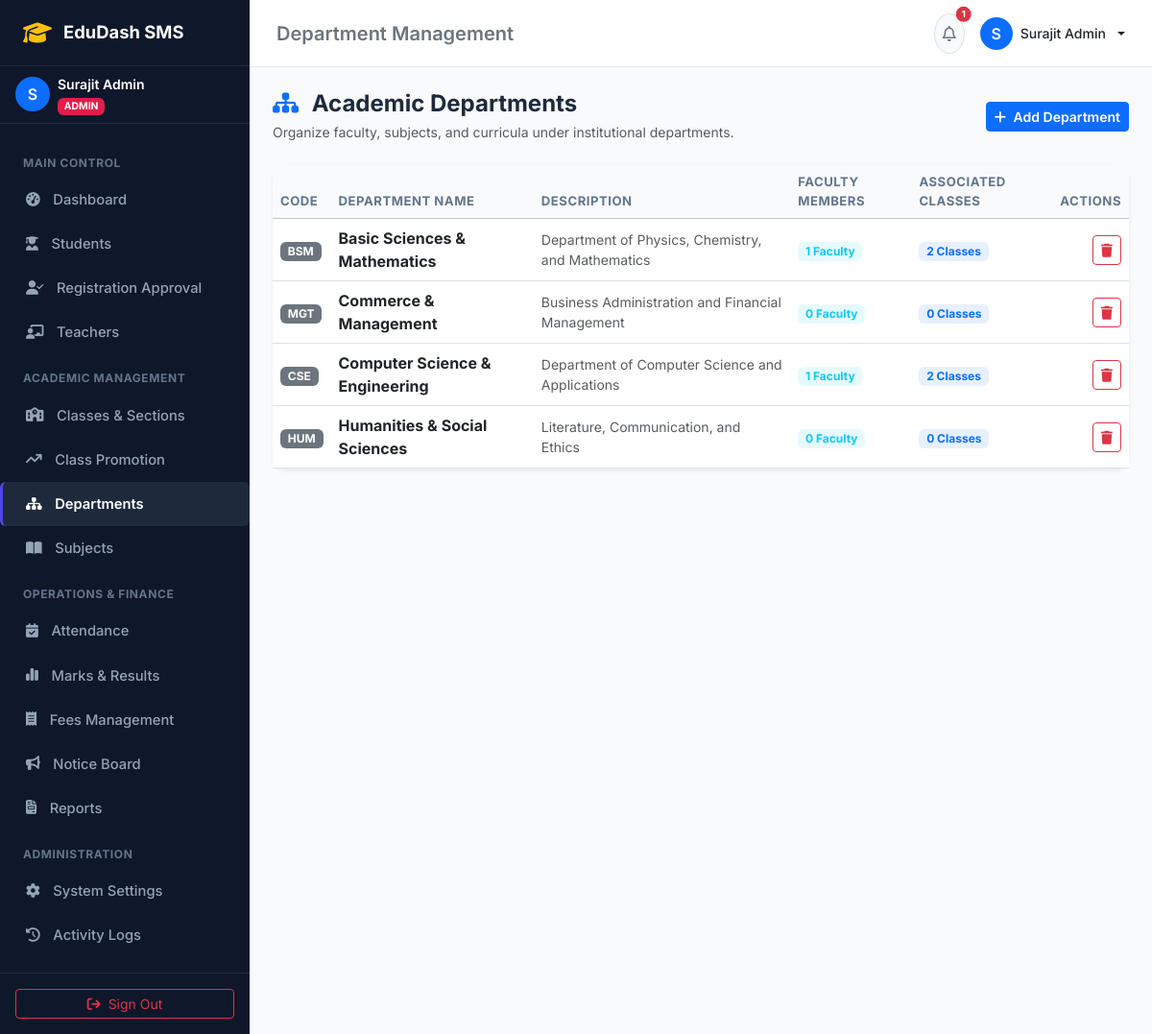
Screenshot of /departments.php (signed in) with the database file from the repository.
### tables this page shows
CREATE TABLE `departments` (
  `id` INT AUTO_INCREMENT PRIMARY KEY,
  `name` VARCHAR(100) NOT NULL,
  `code` VARCHAR(20) UNIQUE NOT NULL,
  `description` TEXT NULL,
  `created_at` TIMESTAMP DEFAULT CURRENT_TIMESTAMP
);

### departments.php (the view, shortened to what this page needs)
<?php
require_once __DIR__ . '/../includes/header.php';
require_once __DIR__ . '/../includes/sidebar.php';
$departments = $pdo->query("SELECT d.*,
                           (SELECT COUNT(*) FROM teachers t WHERE t.department_id = d.id) as teacher_count,
                           (SELECT COUNT(*) FROM classes c WHERE c.department_id = d.id) as class_count
                           FROM departments d ORDER BY d.name ASC")->fetchAll();
?>
<div class="main-wrapper">
    <?php require_once __DIR__ . '/../includes/navbar.php'; ?>
    <main class="p-4">
        <div class="d-flex justify-content-between align-items-center mb-4">
            <div>
                <h4 class="fw-bold mb-1"><i class="fa-solid fa-sitemap text-primary me-2"></i> Academic Departments</h4>
                <p class="text-muted small mb-0">Organize faculty, subjects, and curricula under institutional departments.</p>
            </div>
            <button class="btn btn-primary btn-sm fw-semibold" data-bs-toggle="modal" data-bs-target="#addDeptModal">
                <i class="fa-solid fa-plus me-1"></i> Add Department
            </button>
        </div>
        <div class="card border-0 shadow-sm">
            <div class="table-responsive">
                <table class="table table-hover align-middle mb-0">
                    <thead class="table-light">
                        <tr>
                            <th>Code</th>
                            <th>Department Name</th>
                            <th>Description</th>
                            <th>Faculty Members</th>
                            <th>Associated Classes</th>
                            <th class="text-end">Actions</th>
                        </tr>
                    </thead>
                    <tbody>
                        <?php foreach ($departments as $d): ?>
                            <tr>
                                <td><span class="badge bg-secondary"><?php echo htmlspecialchars($d['code']); ?></span></td>
                                <td class="fw-bold text-dark"><?php echo htmlspecialchars($d['name']); ?></td>
                                <td class="small text-muted"><?php echo htmlspecialchars($d['description']); ?></td>
                                <td><span class="badge bg-info bg-opacity-10 text-info"><?php echo $d['teacher_count']; ?> Faculty</span></td>
                                <td><span class="badge bg-primary bg-opacity-10 text-primary"><?php echo $d['class_count']; ?> Classes</span></td>
                                <td class="text-end">
                                    <form method="GET" action="" class="d-inline" onsubmit="return confirm('Delete this department?');">
                                        <button type="submit" class="btn btn-sm btn-outline-danger"><i class="fa-solid fa-trash"></i></button>
                                    </form>
                                </td>
                            </tr>
                        <?php endforeach; ?>
                    </tbody>
                </table>
            </div>
        </div>
    </main>
<?php require_once __DIR__ . '/../includes/footer.php'; ?>

### style.css (style rules this page uses)
:root { --primary: #4f46e5; --primary-hover: #4338ca; --sidebar-bg: #0f172a; --sidebar-text: #94a3b8; --sidebar-hover-bg: #1e293b; --sidebar-active-text: #ffffff; --body-bg: #f8fafc; --card-border: #e2e8f0; }
body { font-family: 'Inter', -apple-system, BlinkMacSystemFont, 'Segoe UI', Roboto, sans-serif; background-color: var(--body-bg); color: #1e293b; min-height: 100vh; }
.main-wrapper { flex: 1; display: flex; flex-direction: column; min-width: 0; }
.card { border: 1px solid var(--card-border); border-radius: 0.85rem; box-shadow: 0 1px 3px rgba(0, 0, 0, 0.04); }
.table th { font-size: 0.82rem; text-transform: uppercase; letter-spacing: 0.04em; color: #64748b; background-color: #f8fafc; border-top: none; }

### rows the page displays
departments: code "BSM", name "Basic Sciences & Mathematics", description "Department of Physics, Chemistry, and Mathematics", teacher_count "1", class_count "2"
departments: code "MGT", name "Commerce & Management", description "Business Administration and Financial Management", teacher_count "0", class_count "0"
departments: code "CSE", name "Computer Science & Engineering", description "Department of Computer Science and Applications", teacher_count "1", class_count "2"
departments: code "HUM", name "Humanities & Social Sciences", description "Literature, Communication, and Ethics", teacher_count "0", class_count "0"

### other values shown
substr($_SESSION['user_name'] ?? 'U', 0, 1) "S"
$_SESSION['user_name'] "Surajit Admin"
$role "ADMIN"
$page_title "Department Management"
$unread_notices_count "1"
